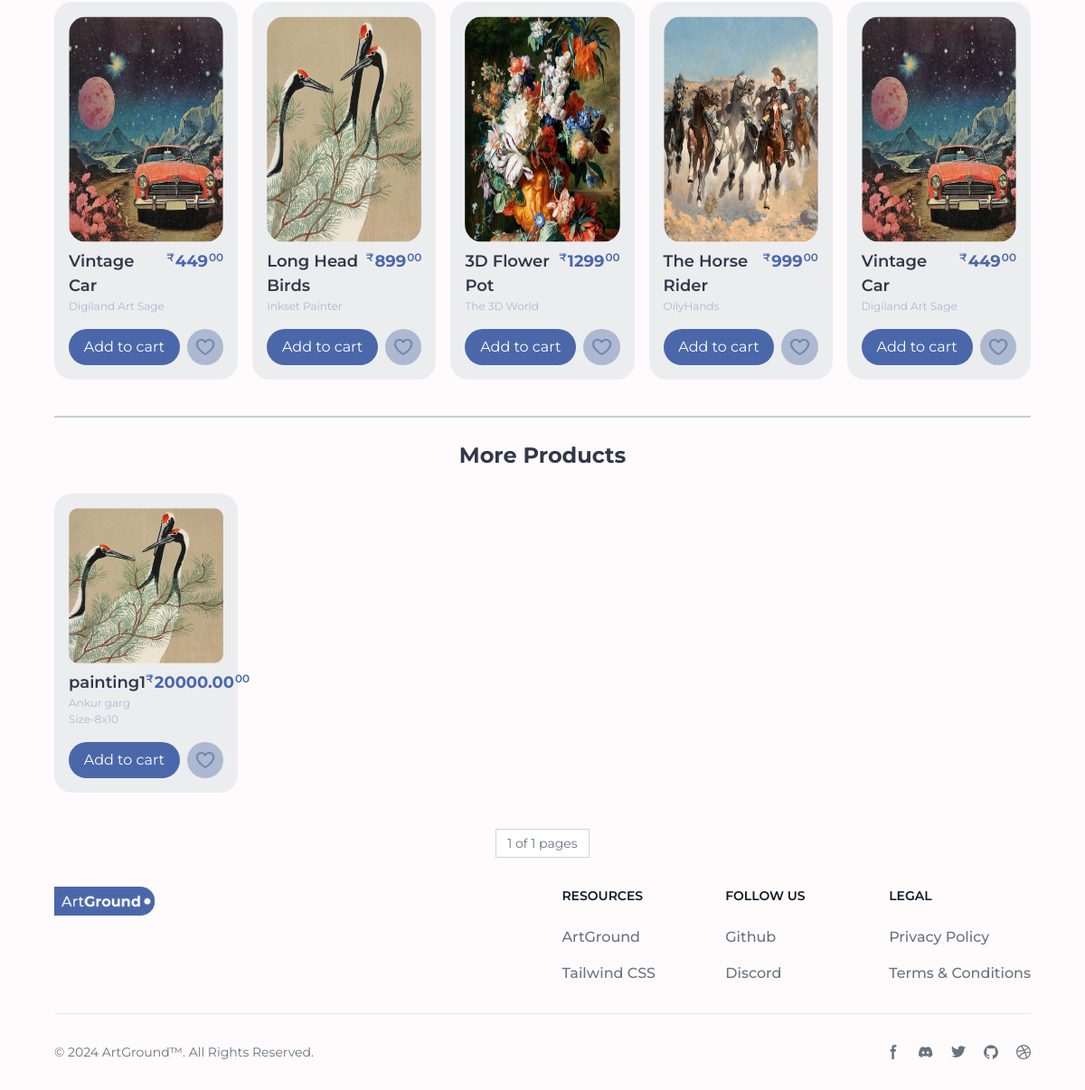
The page / (signed in, lower part) on the database as committed earlier.
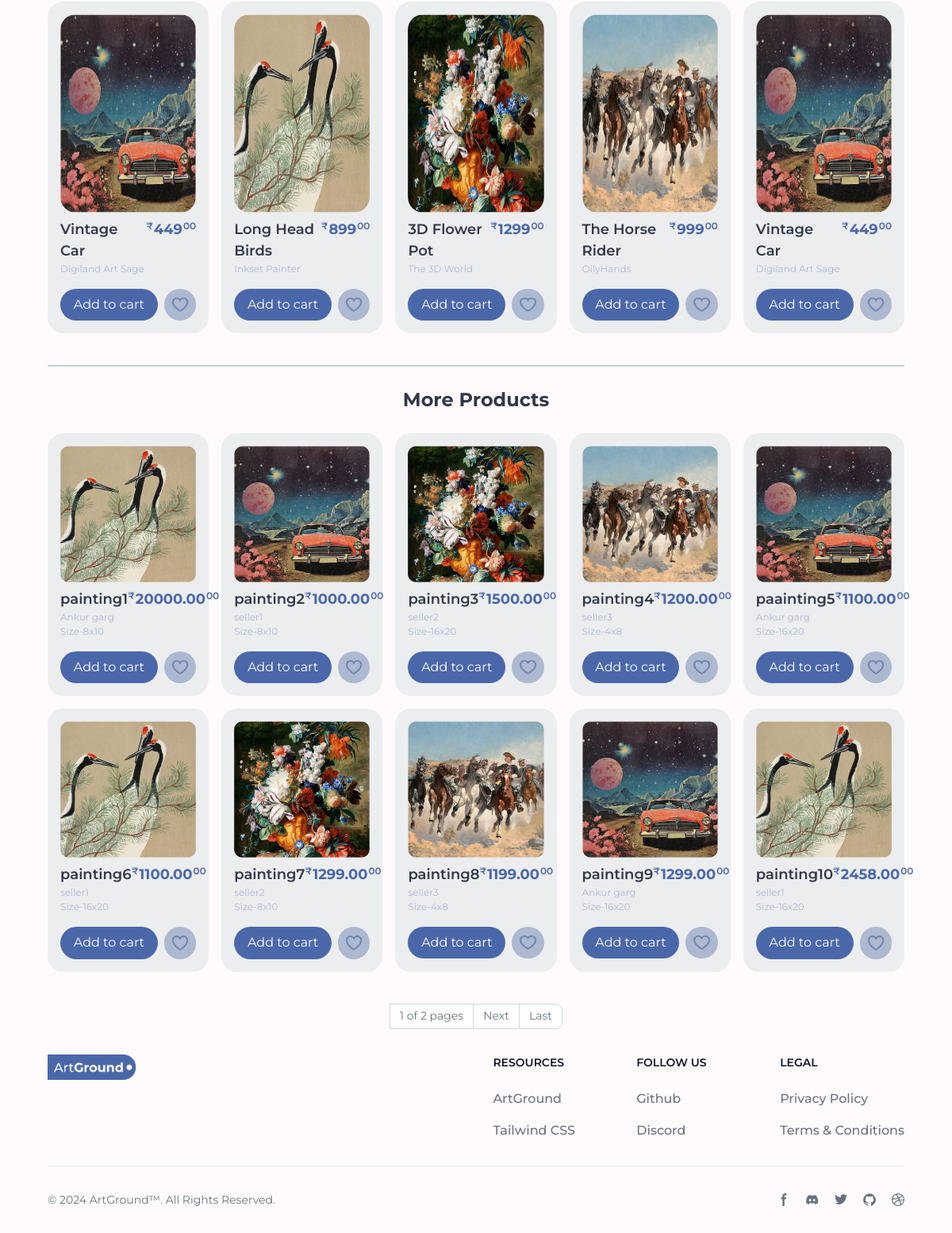
The same page on the database as committed later.
### Seller/models.py (models this page shows, shortened)
class Product(models.Model):
    CATEGORY_CHOICES = [
        ('oil', 'Oil painting'),
        ('acrylic', 'Acrylic painting'),
        ('water', 'water painting'),
        ('pastel', 'pastel painting'),
        ('spray', 'spray painting'),
        ('other', 'other painting')
    ]
    SIZE_CHOICES = [
        ('4x8', '4 x 8 inches (10.16 x 20.32 cm) - Small'),
        ('8x10', '8 x 10 inches (20.32 x 25.4 cm) - Medium'),
        ('16x20', '16 x 20 inches (40.64 x 50.8 cm) - Large'),
        ('24x30', '24 x 30 inches (60.96 x 76.2 cm) - Large'),
    ]
    product_id = models.CharField(primary_key=True, max_length=10, unique=True, editable=False)
    seller = models.ForeignKey(Seller, on_delete=models.CASCADE)
    name = models.CharField(max_length=255)
    price = models.DecimalField(max_digits=10, decimal_places=2)
    description = models.TextField()
    image = models.ImageField(upload_to='product_images/')
    category = models.CharField(max_length=10, choices=CATEGORY_CHOICES)
    size = models.CharField(max_length=6, choices=SIZE_CHOICES)
    created_at = models.DateTimeField(auto_now_add=True)
    updated_at = models.DateTimeField(auto_now=True)

### Account/models.py (models this page shows)
class Seller(models.Model):
    user = models.OneToOneField(User, on_delete=models.CASCADE, primary_key=True)
    phone_number = models.CharField(max_length=10)
    full_name = models.CharField(max_length=100)
    def __str__(self):
        return self.full_name

### Customer/views.py (the view)
# urls.py: 2. Add a URL to urlpatterns:  path('', views.home, name='home')
@login_required()
@customer_required
def home(request):
    best_products = [
        {
            id: 1,
            'image': "../../static/assets/products/product-1.png",
            'title': "Vintage Car",
            'owner': "Digiland Art Sage",
            'price': "449",
        },
        {
            id: 2,
            'image': "../../static/assets/products/product-2.png",
            'title': "Long Head Birds",
            'owner': "Inkset Painter",
            'price': "899",
        },
        {
            id: 3,
            'image': "../../static/assets/products/product-3.png",
            'title': "3D Flower Pot",
            'owner': "The 3D World",
            'price': "1299",
        },
        {
            id: 4,
            'image': "../../static/assets/products/product-4.png",
            'title': "The Horse Rider",
            'owner': "OilyHands",
            'price': "999",
        },
        {
            id: 5,
            'image': "../../static/assets/products/product-1.png",
            'title': "Vintage Car",
            'owner': "Digiland Art Sage",
            'price': "449",
        },
    ]
    if request.method == 'POST':
        product_id = request.POST.get('productID')
        remove = request.POST.get('remove')
        cart = request.session.get('cart')
        if cart:
            quantity = cart.get(product_id)
            if quantity:
                if remove:
                    if quantity == 1:
                        cart.pop(product_id)
                    else:
                        cart[product_id] = quantity - 1
                else:
                    cart[product_id] = quantity + 1
            else:
                cart[product_id] = 1
        else:
            cart = {}
            cart[product_id] = 1
        request.session['cart'] = cart
        return redirect('home')
    else:
        all_products = Product.objects.all()
        query = request.GET.get('query')
        if query:
            all_products = Product.objects.filter(name__icontains=query)
        paginator = Paginator(all_products, 10)
        page_num = request.GET.get('page')
        if not page_num:
            page_num = 1
        all_products_data = paginator.get_page(page_num)
        totalPages = all_products_data.paginator.num_pages
        data = {'best_products': best_products, 'all_products': all_products_data, 'total_pages': totalPages,
                'current_page': page_num}
        return render(request, "home.html", data)

### Customer/templates/home.html (shortened to what the changed rows need)
{% extends "base.html" %}
{% load static %}
{% block content %}
    {% load custom_filters %}
    <div class="mt-[30px]">
      <div class="grid grid-cols-5 gap-4 my-6 pb-4">
        {% for item in best_products %}
        <div class="flex flex-col bg-product p-4 rounded-[20px] cursor-pointer">
          <img src="{{item.image}}" alt="" class="rounded-[20px] size-[250px]" />
          <div class="flex justify-between mt-2">
            <div class="flex flex-col">
              <span class="text-text font-semibold text-[18px]"
                >{{item.title}}</span
              >
              <span class="text-secondary text-[12px]">{{item.owner}}</span>
            </div>
            <div class="text-accent font-semibold flex items-top">
              <span class="text-[12px] mr-[1px]">₹</span>
              <span class="text-[18px] font-bold">{{item.price}}</span>
              <span class="text-[12px] ml-[1px]">00</span>
            </div>
          </div>
          <div class="flex gap-2 w-full mt-4">
                  <button class="w-full h-full bg-accent rounded-full text-primary" type="submit">
              Add to cart
                  </button>
            <button class="bg-secondary p-2 rounded-full">
              <img
                src="../../static/assets/heart.svg"
                alt=""
                class="mix-blend-overlay"
              />
            </button>
          </div>
        </div>
            {% empty %}
            No best sellers
        {% endfor %}
      </div>
      <h1 class="font-bold text-[24px] text-text border-t-2 border-secondary border-opacity-70 text-center pt-6">More Products</h1>
      <div id="all-products" class="grid grid-cols-5 gap-4 my-6 pb-4">
        {% for item in all_products %}
        <div class="flex flex-col bg-product p-4 rounded-[20px] cursor-pointer" title="{{ item.description }}" id="{{ item.product_id }}">
          <img src="/media/{{ item.image }}" alt="" class="" />
          <div class="flex justify-between mt-2">
            <div class="flex flex-col">
              <span class="text-text font-semibold text-[18px]"
                >{{item.name}}</span
              >
              <span class="text-secondary text-[12px]">{{item.seller}}</span>
                <span class="text-secondary text-[12px]">Size-{{item.size}}</span>
            </div>
            <div class="text-accent font-semibold flex items-top">
              <span class="text-[12px] mr-[1px]">₹</span>
              <span class="text-[18px] font-bold">{{item.price}}</span>
              <span class="text-[12px] ml-[1px]">00</span>
            </div>
          </div>
          <div class="flex gap-2 w-full mt-4">
                  {% if item|is_in_cart:request.session.cart %}
              <div class="w-full h-full text-text flex justify-between items-center border-solid border-[2px] rounded-full"  >
                  {% csrf_token %}
                  	 <form method="POST" class=" h-full text-[20px] bg-accent rounded-s-full text-primary" action="/#{{ item.product_id }}">
                  {% csrf_token %}
                  	<input type="text" value="{{ item.product_id }}" class="hidden" name="productID"/>
                         <input type="text" value="True" class="hidden" name="remove"/>
                  <button class="w-full px-[15px] h-full bg-accent rounded-full text-primary" type="submit">-</button>
              </form>
                  <div>{{ item|cart_quantity:request.session.cart }} in cart</div>
                    <form method="POST" class=" h-full text-[20px] bg-accent rounded-e-full text-primary" action="/#{{ item.product_id }}">
                  {% csrf_token %}
                  	<input type="text" value="{{ item.product_id }}" class="hidden" name="productID"/>
                  <button class="w-full px-[15px] h-full bg-accent rounded-full text-primary" type="submit">+</button>
              </form>
              </div>
                      {% else %}
                       <form class="w-full" method="POST" action="/#{{ item.product_id }}">
                  <button class="w-full h-full bg-accent rounded-full text-primary" type="submit">
              Add to cart
                  </button>
              </form>
                  {% endif %}
            <button class="bg-secondary p-2 rounded-full">
              <img
                src="../../static/assets/heart.svg"
                alt=""
                class="mix-blend-overlay"
              />
            </button>
          </div>
        </div>
        {% endfor %}
      </div>
    </div>
    <nav class="flex justify-center">
  <ul class="inline-flex -space-x-px text-sm">
    <li class="flex items-center justify-center px-3 h-8 leading-tight text-gray-500 bg-white border border-gray-300 hover:bg-gray-100 hover:text-gray-700">
        {{current_page}} of {{total_pages}} pages
    </li>
  {% if all_products.has_next %}
    <li>
      <a href="/static?page={{all_products.next_page_number}}" class="flex items-center justify-center px-3 h-8 leading-tight text-gray-500 bg-white border border-gray-300 hover:bg-gray-100 hover:text-gray-700 ">Next</a>
    </li>
    <li>
      <a href="/page={{ totalPages }}" class="flex items-center justify-center px-3 h-8 leading-tight text-gray-500 bg-white border border-gray-300 hover:bg-gray-100 hover:text-gray-700 rounded-e-lg ">Last</a>
    </li>
  {% endif %}
  </ul>
</nav>
{% endblock %}

Rows that differ between the two databases and show on the page:
added Product: image (picture), name "painting2", seller "seller1", size "8x10", price "1000.00"
added Product: image (picture), name "painting3", seller "seller2", size "16x20", price "1500.00"
added Product: image (picture), name "painting4", seller "seller3", size "4x8", price "1200.00"
added Product: image (picture), name "paainting5", seller "Ankur garg", size "16x20", price "1100.00"
added Product: image (picture), name "painting6", seller "seller1", size "16x20", price "1100.00"
added Product: image (picture), name "painting7", seller "seller2", size "8x10", price "1299.00"
added Product: image (picture), name "painting8", seller "seller3", size "4x8", price "1199.00"
added Product: image (picture), name "painting9", seller "Ankur garg", size "16x20", price "1299.00"
added Product: image (picture), name "painting10", seller "seller1", size "16x20", price "2458.00"
Other text that changed with them:
{{ total_pages }}: "1" → "2"
text now shown: "Next Last"
